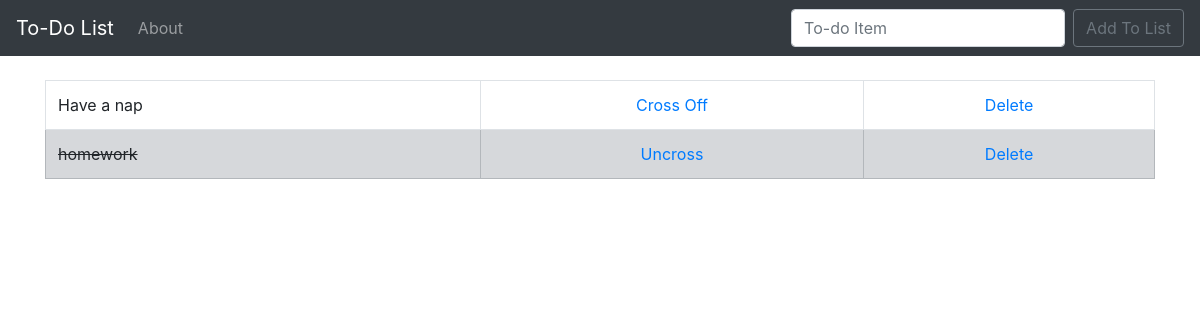
The app's page /, older data.
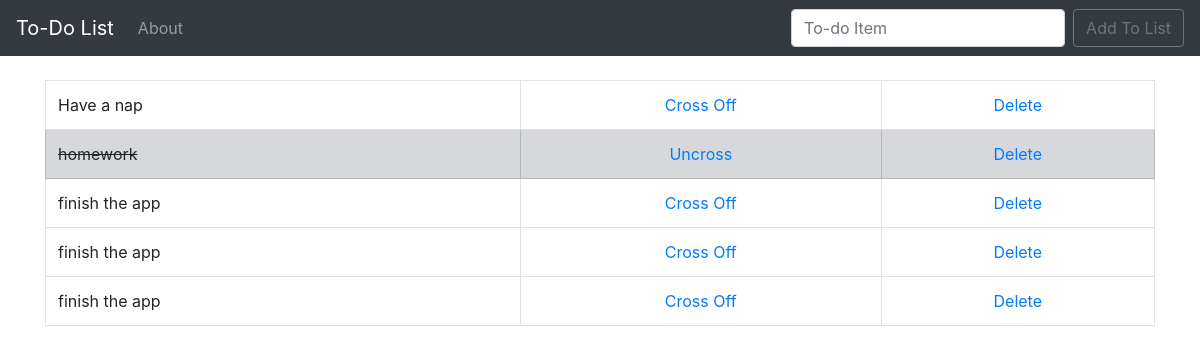
The same page, newer data.
### todo_list/models.py (models this page shows, shortened)
class List(models.Model):
    item = models.CharField(max_length=200)
    completed = models.BooleanField(default=False)

### todo_list/views.py (the view)
# urls.py: 2. Add a URL to urlpatterns:  path('', views.home, name='home')
def home(request):
    if request.method == "POST":
        form = ListForm(request.POST or None)
        if form.is_valid():
            form.save()
            all_items = List.objects.all
            return render(request, 'home.html', {'all_items': all_items})
    else:
        all_items = List.objects.all
        return render(request, 'home.html', {'all_items': all_items})

### todo_list/templates/home.html (shortened to what this page needs)
{% extends 'base.html' %}
{% block content %}
    {% if all_items %}
        <table class="table table-bordered">
        {% for item in all_items %}
            {% if item.completed %}
                <tr class="table-secondary">
                    <td class="striker"> {{ item.item }} </td>
                    <td><a href="{% url 'uncross' item.id %}"><center>Uncross</center></a></td>
                    <td><a href="{% url 'delete' item.id %}"><center>Delete</center></a></td>
                </tr>
            {% else %}
                <tr>
                    <td>{{ item.item }}</td>
                    <td><a href="{% url 'cross_off' item.id %}"><center>Cross Off</center></a></td>
                    <td><a href="{% url 'delete' item.id %}"><center>Delete</center></a></td>
                </tr>
            {% endif %}
        {% endfor %}
        </table>
    {% endif %}
{% endblock %}

Row changes from the older to the newer data that the page shows:
added List: item "finish the app"
added List: item "finish the app"
added List: item "finish the app"
